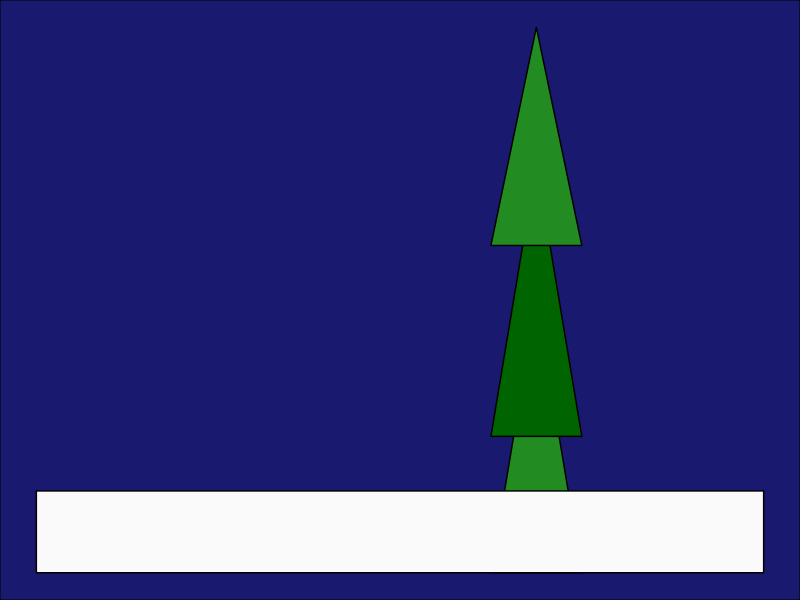

R code for this plot:
# Load ggplot2
library(ggplot2)

# Create the tree data (three triangles for the tree and one rectangle for the trunk)
tree_data <- data.frame(
  x = c(2.5, 3, 2.75, # Triangle 1 
        2.5, 3, 2.75, # Triangle 2 
        2.5, 3, 2.75, # Triangle 3 
        0, 0, 4, 4 # Ground 
      ),
  y = c(0, 0, 1,       # Triangle 1 
        0.5, 0.5, 1.5, # Triangle 2 
        1.2, 1.2, 2, # Triangle 3 
        0, 0.3, 0.3, 0 # Ground 
        ),
  group = c(1, 1, 1, # Group for Triangle 1
            2, 2, 2, # Group for Triangle 2
            3, 3, 3,  # Group for Triangle 3
            4, 4, 4, 4  # Group for Ground
            )  
)


# Plot the triangle
ggplot(tree_data, aes(x = x, y = y, group = group)) +
  geom_polygon(aes(fill = factor(group)), color = "black") +  # Fill and outline color
  scale_fill_manual(values = c("forestgreen", "darkgreen", "forestgreen", "grey98")) +
  theme_void() +
  theme(
    legend.position = "none",
    plot.background = element_rect(
      fill = "midnightblue"
    )
  )

